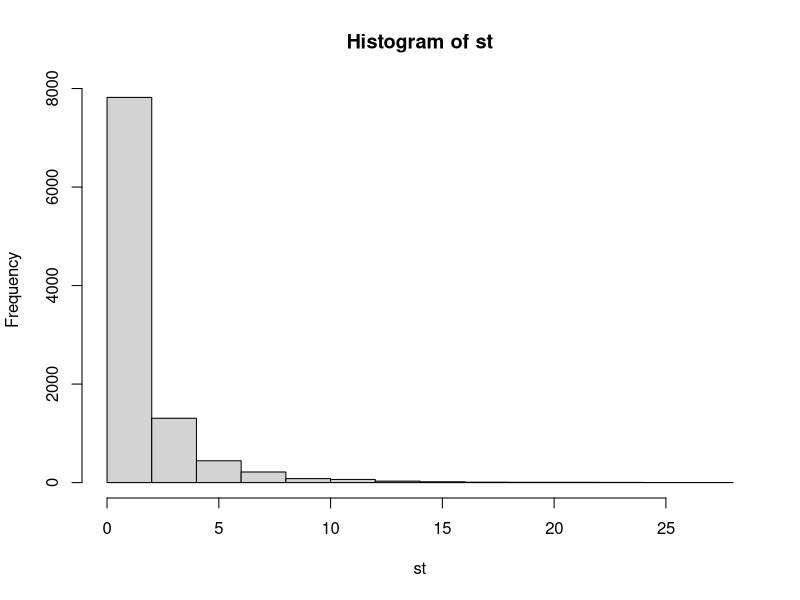

R code for this plot: (Note: this script raises an error after producing the figure.)
set.seed(42)


#-------------------excersise 1:

#parameters
#number of clients
clients = 10000
#shape
a = 0.6500
#a = 0,5556
#scale
b = 1

#THEORY
#firstly we define the expected service time, based on theory
#Mean E[x]
Theor_mean<- b * gamma((a + 1)/a)
#Variance Var[X]
Theor_var <- b^2 *(gamma((a+2)/a) - (gamma((a+1)/a))^2)
#COefficent of variation
Theor_cv <- sqrt(Theor_var/(Theor_mean)^2)


#EXPERIMENT
#then we define our weibull distribution
service_time <-rweibull(clients, a, b)
#in order to analyze the parameters we convert it into a vector
st <- as.vector(service_time)

Obtained_mean <- mean(st)
Obtained_var <- var(st)
Obtained_median <- median(st)
Obtained_cv <- sqrt(var(st))/mean(st)

sprintf("Mean from theory = %s", Theor_mean)
sprintf("Mean from experiment = %s", Obtained_mean)

sprintf("Variance from theory = %s", Theor_var)
sprintf("Vatiance from experiment = %s", Obtained_var)

sprintf("CV from theory = %s", Theor_cv)
sprintf("CV from experiment = %s", Obtained_cv)


sprintf("Median from experiment = %s", Obtained_median)

hist(st)


#-----------------------excersise 2

theta <- traffic_factors
startTime <- Sys.time()
x11()
par(mfrow=c(2,2))

  